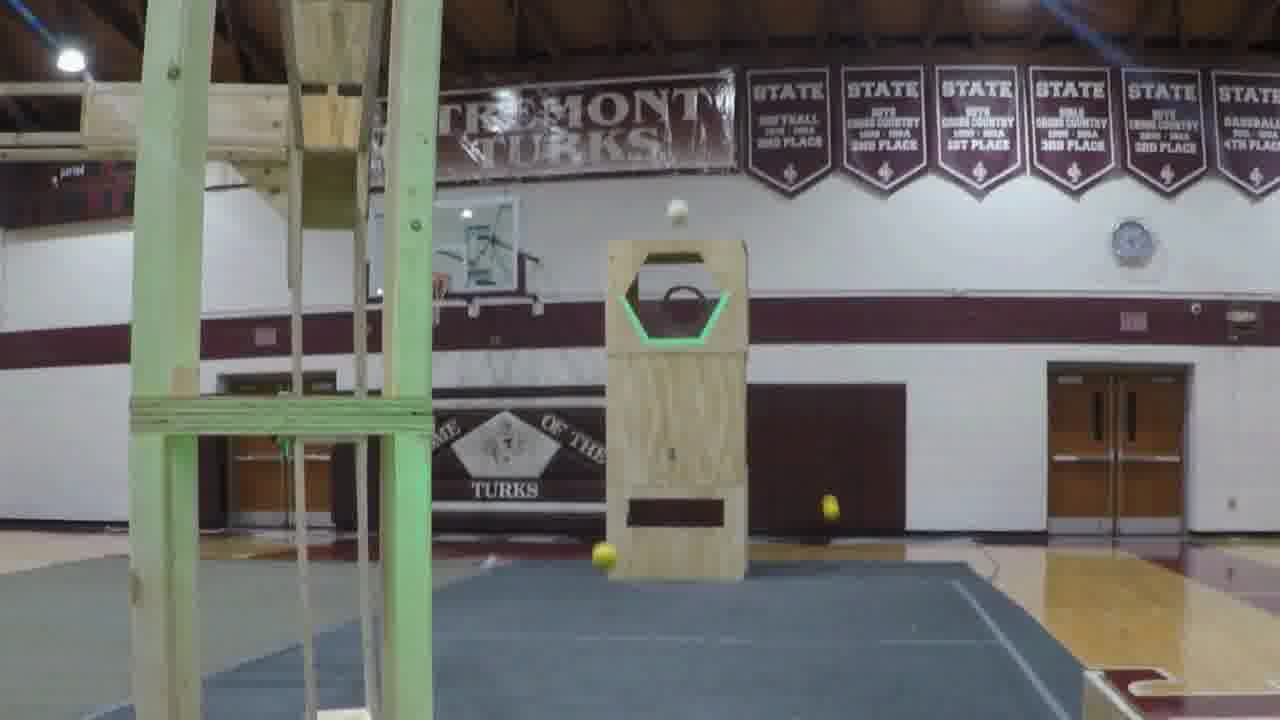
#> input picture test_imgs_and_vids/0375.jpg, 1280 x 720 px, given in place of the camera
$ python trackbar_video_capture.py
#> lines starting #> are read from the running program, lines starting #| are printed output that depends on the picture; after the words box and inside, x2 and y2 are one past the last pixel; in counts of white or black regions, pixels touching at a corner belong together
import cv2 as cv
import numpy as np

camera = cv.VideoCapture(0, cv.CAP_DSHOW)

def testing(x):
    pass

cv.namedWindow("Testing")
cv.createTrackbar("Hue Low", "Testing", 0, 255, testing)
#> slider 'Hue Low' is set to 51
cv.createTrackbar("Hue High", "Testing", 255, 255, testing)
cv.createTrackbar("Sat Low", "Testing", 0, 255, testing)
#> slider 'Sat Low' is set to 51
cv.createTrackbar("Sat High", "Testing", 255, 255, testing)
cv.createTrackbar("Val Low", "Testing", 0, 255, testing)
#> slider 'Val Low' is set to 51
cv.createTrackbar("Val High", "Testing", 255, 255, testing)

while True:
    ret, frame = camera.read()
#> frame is the input picture: shape (720, 1280, 3); mean B, G, R 107.4, 110.6, 111.2
    copy_frame = frame.copy()

    frame = cv.GaussianBlur(frame, (7, 7), 0)
    frame = cv.erode(frame, None)
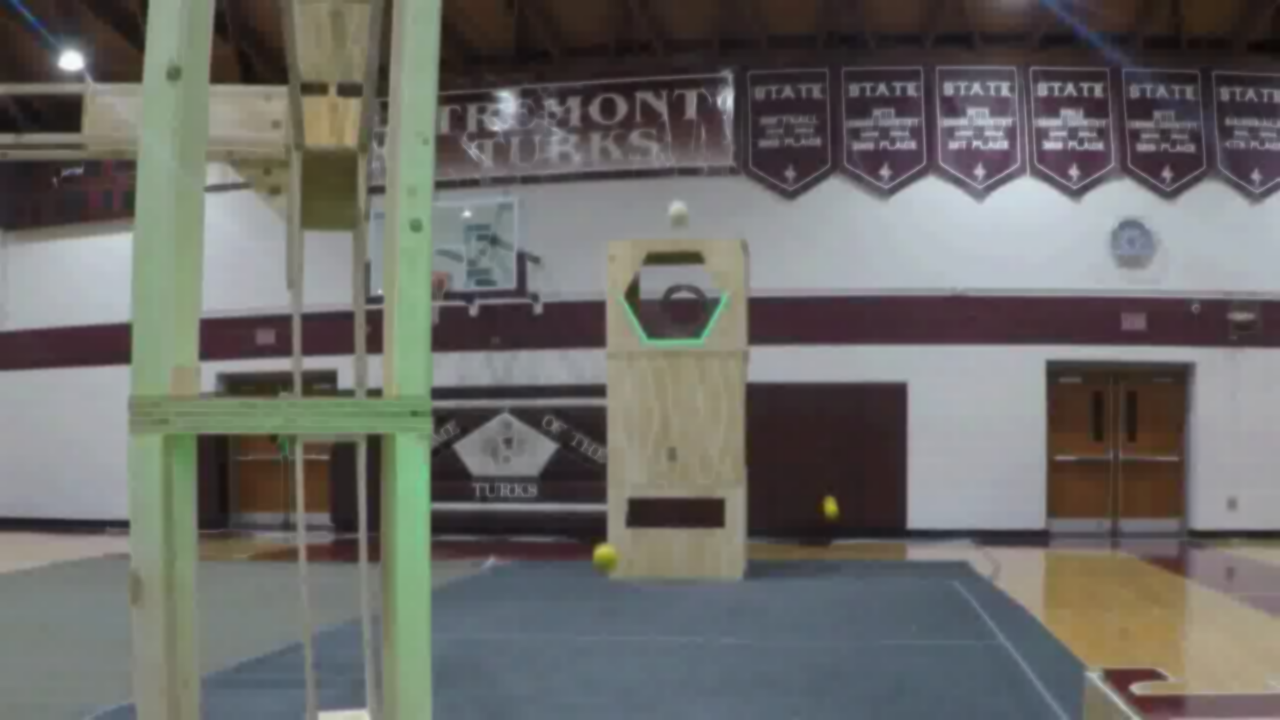
#> frame: shape (720, 1280, 3); mean B, G, R 103.8, 107.1, 107.8
    frame = cv.dilate(frame, None)


    hsv = cv.cvtColor(frame, cv.COLOR_BGR2HSV)
#> hsv: shape (720, 1280, 3); mean H, S, V 86.4, 43.9, 118.4

    hue_low = cv.getTrackbarPos("Hue Low", "Testing")
    saturation_low = cv.getTrackbarPos("Sat Low", "Testing")
    value_low = cv.getTrackbarPos("Val Low", "Testing")

    hue_high = cv.getTrackbarPos("Hue High", "Testing")
    saturation_high = cv.getTrackbarPos("Sat High", "Testing")
    value_high = cv.getTrackbarPos("Val High", "Testing")

    lower = np.array([hue_low, saturation_low, value_low])
    upper = np.array([hue_high, saturation_high, value_high])

    mask = cv.inRange(hsv, lower, upper)
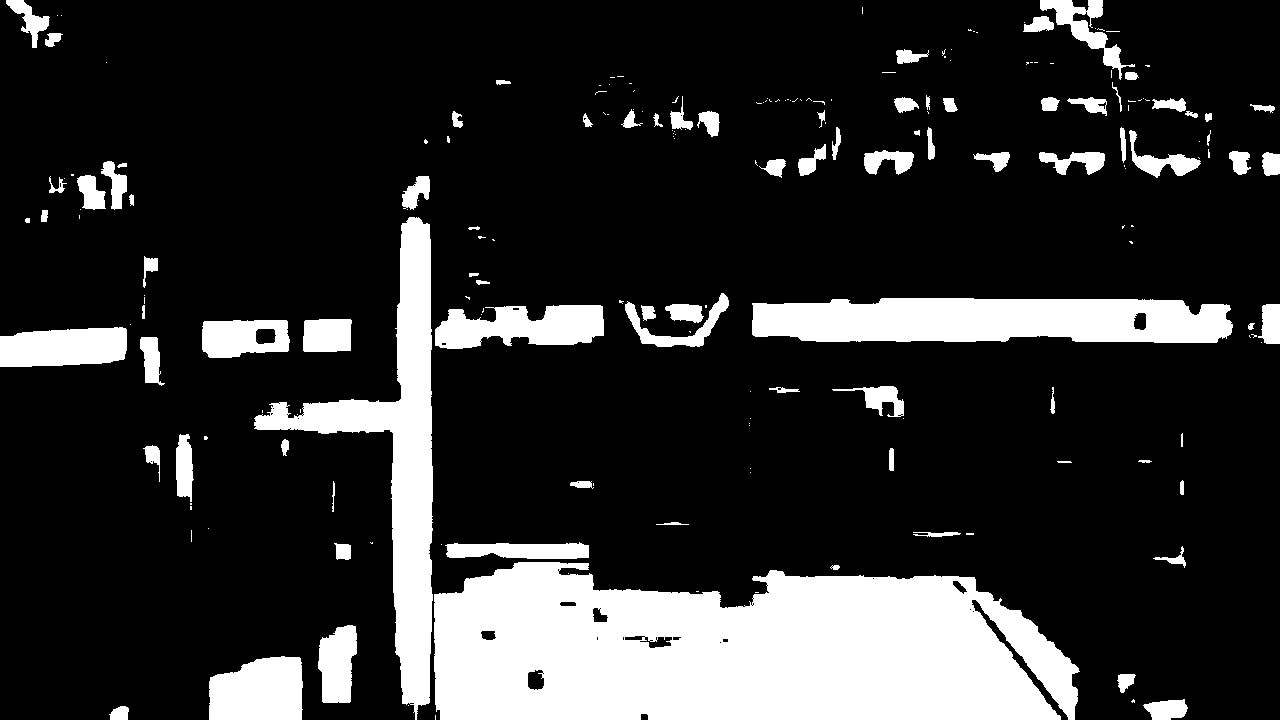
#> mask: shape (720, 1280); 18.3% white; 205 white regions (118 under 20 px), largest, box (x1, y1, x2, y2) and area: (434, 562, 1080, 720) 83099, (254, 217, 433, 720) 20716, (752, 298, 1233, 343) 18878
    mask_in_action = cv.bitwise_and(frame, frame, mask = mask)
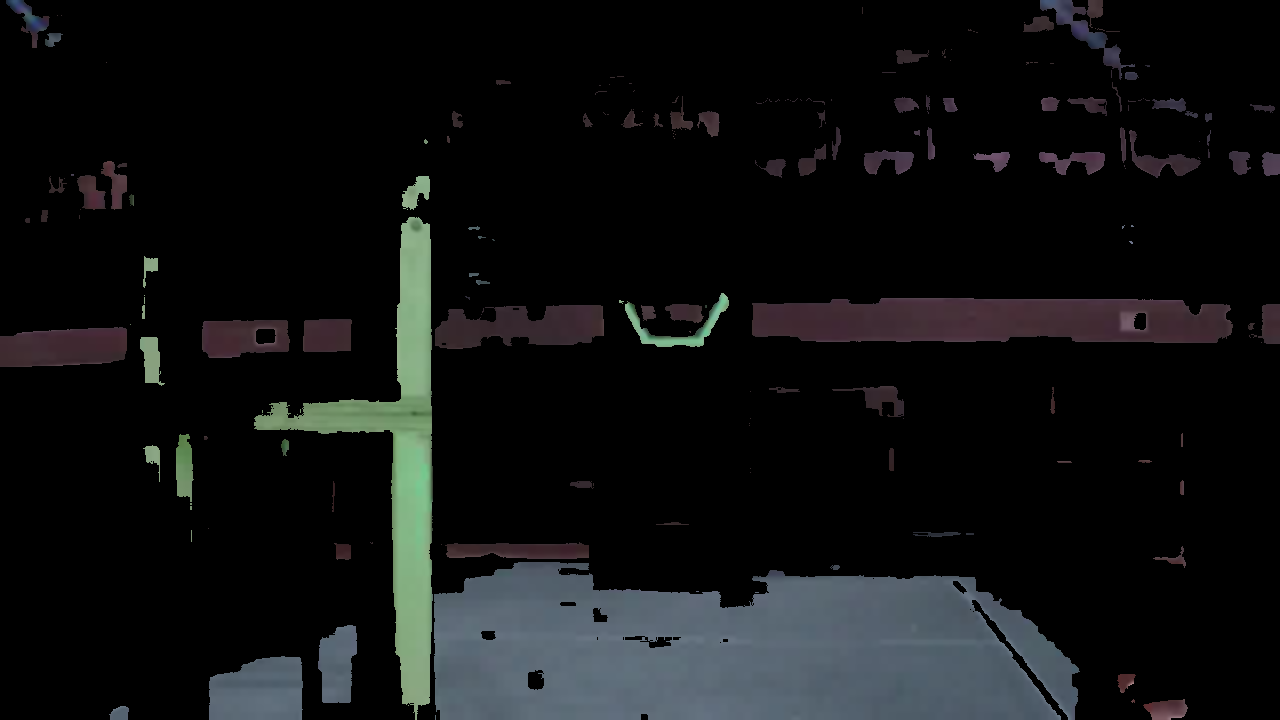
#> mask_in_action: shape (720, 1280, 3); mean B, G, R 17.8, 17.2, 15.9
    #display image

    cv.imshow("resized image", frame)
    cv.imshow("masking", mask_in_action)

    key = cv.waitKey(1)
#> (key Esc is pressed here)
    if key == 27:
        break


camera.release()
cv.destroyAllWindows()
